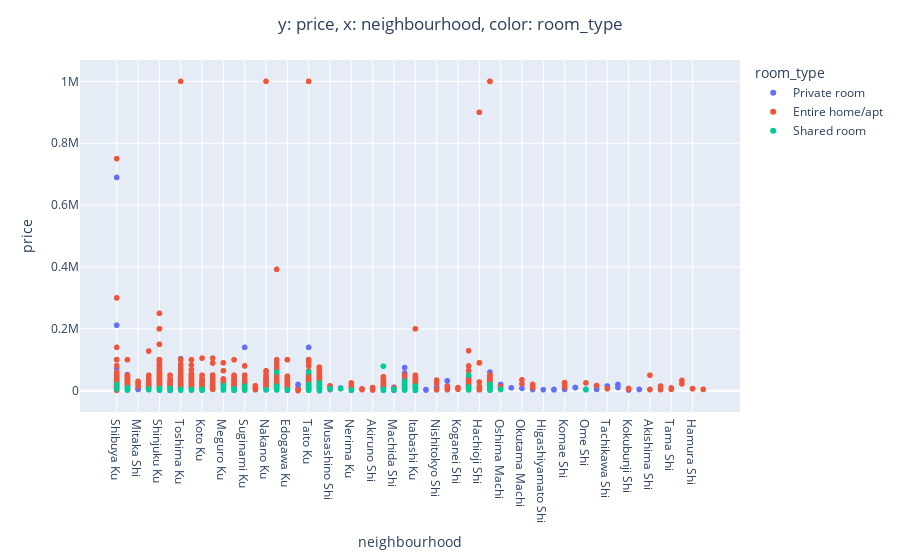
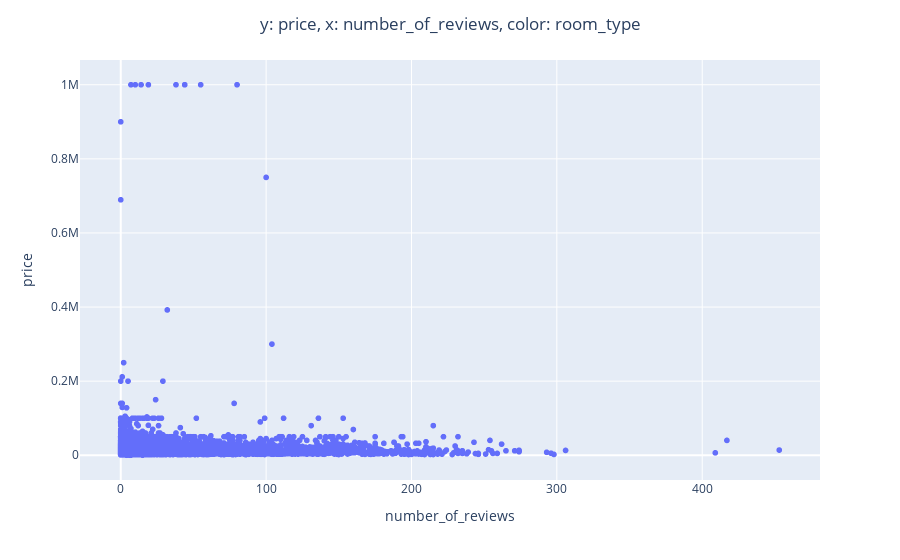
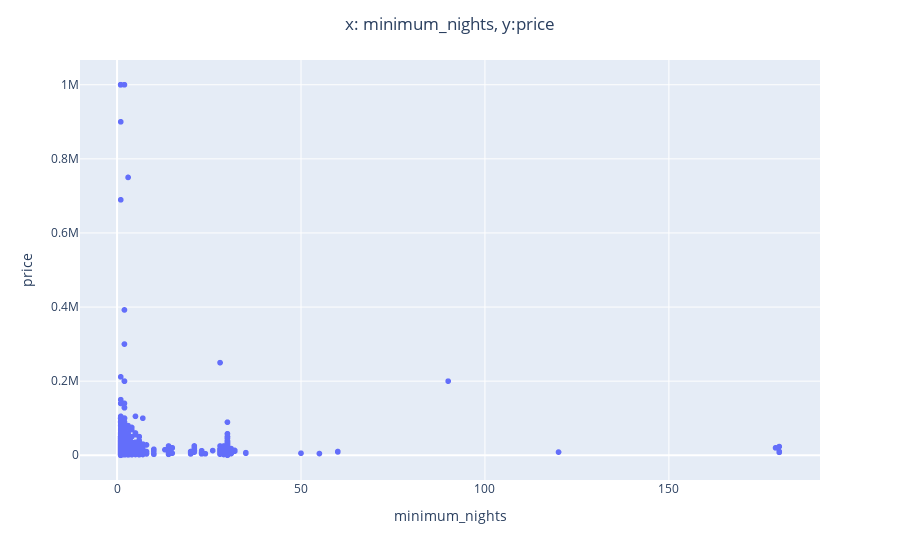

The notebook cell saved with these charts, in order:
### Code cell
fig1 = px.scatter(data_frame=df, x='neighbourhood', y='price', color='room_type')
fig1.update_layout(title_text='y: price, x: neighbourhood, color: room_type', title_x=0.5)
fig1.show()

fig2 = px.scatter(data_frame=df, x='number_of_reviews', y='price')
fig2.update_layout(title_text='y: price, x: number_of_reviews, color: room_type', title_x=0.5)
fig2.show()

fig3 = px.scatter(data_frame=df, x='minimum_nights', y='price' )
fig3.update_layout(title_text='x: minimum_nights, y:price', title_x=0.5)
fig3.show()

### Figure 1 — Plotly figure (JSON) as saved in the notebook; plotly's stock layout.template omitted (floating-point values rounded to 4 significant figures; data arrays with more than 128 entries replaced by an {"elided": "..."} marker saying what was removed)
{"data": [{"hovertemplate": "room_type=Private room<br>neighbourhood=%{x}<br>price=%{y}<extra></extra>", "legendgroup": "Private room", "marker": {"color": "#636efa", "symbol": "circle"}, "mode": "markers", "name": "Private room", "showlegend": true, "type": "scattergl", "x": {"elided": "3004 str values"}, "xaxis": "x", "y": {"elided": "3004 int values"}, "yaxis": "y"}, {"hovertemplate": "room_type=Entire home/apt<br>neighbourhood=%{x}<br>price=%{y}<extra></extra>", "legendgroup": "Entire home/apt", "marker": {"color": "#EF553B", "symbol": "circle"}, "mode": "markers", "name": "Entire home/apt", "showlegend": true, "type": "scattergl", "x": {"elided": "7463 str values"}, "xaxis": "x", "y": {"elided": "7463 int values"}, "yaxis": "y"}, {"hovertemplate": "room_type=Shared room<br>neighbourhood=%{x}<br>price=%{y}<extra></extra>", "legendgroup": "Shared room", "marker": {"color": "#00cc96", "symbol": "circle"}, "mode": "markers", "name": "Shared room", "showlegend": true, "type": "scattergl", "x": {"elided": "999 str values"}, "xaxis": "x", "y": {"elided": "999 int values"}, "yaxis": "y"}], "layout": {"autosize": true, "legend": {"title": {"text": "room_type"}, "tracegroupgap": 0}, "margin": {"t": 60}, "title": {"text": "y: price, x: neighbourhood, color: room_type", "x": 0.5}, "xaxis": {"anchor": "y", "autorange": true, "domain": [0, 1], "range": [-3.356, 58.36], "title": {"text": "neighbourhood"}, "type": "category"}, "yaxis": {"anchor": "x", "autorange": true, "domain": [0, 1], "range": [-87560.0, 1088000.0], "title": {"text": "price"}, "type": "linear"}}}

### Figure 2 — Plotly figure (JSON) as saved in the notebook; plotly's stock layout.template omitted (floating-point values rounded to 4 significant figures; data arrays with more than 128 entries replaced by an {"elided": "..."} marker saying what was removed)
{"data": [{"hovertemplate": "number_of_reviews=%{x}<br>price=%{y}<extra></extra>", "legendgroup": "", "marker": {"color": "#636efa", "symbol": "circle"}, "mode": "markers", "name": "", "showlegend": false, "type": "scattergl", "x": {"elided": "11466 int values"}, "xaxis": "x", "y": {"elided": "11466 int values"}, "yaxis": "y"}], "layout": {"autosize": true, "legend": {"tracegroupgap": 0}, "margin": {"t": 60}, "title": {"text": "y: price, x: number_of_reviews, color: room_type", "x": 0.5}, "xaxis": {"anchor": "y", "autorange": true, "domain": [0, 1], "range": [-27.42, 480.4], "title": {"text": "number_of_reviews"}, "type": "linear"}, "yaxis": {"anchor": "x", "autorange": true, "domain": [0, 1], "range": [-77430.0, 1077000.0], "title": {"text": "price"}, "type": "linear"}}}

### Figure 3 — Plotly figure (JSON) as saved in the notebook; plotly's stock layout.template omitted (floating-point values rounded to 4 significant figures; data arrays with more than 128 entries replaced by an {"elided": "..."} marker saying what was removed)
{"data": [{"hovertemplate": "minimum_nights=%{x}<br>price=%{y}<extra></extra>", "legendgroup": "", "marker": {"color": "#636efa", "symbol": "circle"}, "mode": "markers", "name": "", "showlegend": false, "type": "scattergl", "x": {"elided": "11466 int values"}, "xaxis": "x", "y": {"elided": "11466 int values"}, "yaxis": "y"}], "layout": {"autosize": true, "legend": {"tracegroupgap": 0}, "margin": {"t": 60}, "title": {"text": "x: minimum_nights, y:price", "x": 0.5}, "xaxis": {"anchor": "y", "autorange": true, "domain": [0, 1], "range": [-9.833, 190.8], "title": {"text": "minimum_nights"}, "type": "linear"}, "yaxis": {"anchor": "x", "autorange": true, "domain": [0, 1], "range": [-77430.0, 1077000.0], "title": {"text": "price"}, "type": "linear"}}}
